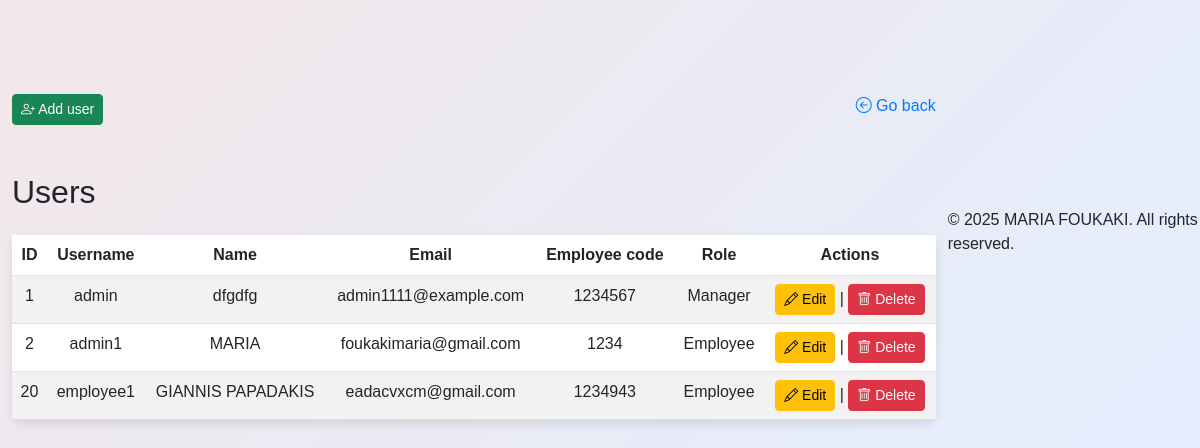
/users.php (signed in), run on the app's committed database.
### tables this page shows
CREATE TABLE `users` (
  `id` int(11) NOT NULL,
  `username` varchar(50) NOT NULL,
  `email` varchar(100) NOT NULL,
  `employee_code` char(7) NOT NULL,
  `password` varchar(255) NOT NULL,
  `role` enum('employee','manager') DEFAULT 'employee',
  `name` varchar(255) DEFAULT NULL
);

### users.php (the view, shortened to what this page needs)
<?php
require_once "db.php";
$stmt = $pdo->query("SELECT * FROM users");
$users = $stmt->fetchAll(PDO::FETCH_ASSOC);
?>
<!DOCTYPE html>
<html lang="el">
<head>
    <link href="https://cdn.jsdelivr.net/npm/bootstrap@5.3.0/dist/css/bootstrap.min.css" rel="stylesheet">
    <link href="https://cdn.jsdelivr.net/npm/bootstrap-icons/font/bootstrap-icons.css" rel="stylesheet">
    <link rel="stylesheet" href="style.css">
</head>
<body>
    <div class="container">
        <div class="d-flex justify-content-between">
            <a href="create_user.php" class="btn btn-sm btn-success">
                <i class="bi bi-person-plus"></i> Add user
            </a>
            <a href="dashboard.php" class="back-link">
                <i class="bi bi-arrow-left-circle"></i> Go back
            </a>
        </div>
        <br><br>
        <h2 class="mb-4">Users</h2>
        <table class="table table-striped table-custom">
            <thead>
                <tr>
                    <th>ID</th>
                    <th>Username</th>
                    <th>Name</th>
                    <th>Email</th>
                    <th>Employee code</th>
                    <th>Role</th>
                    <th>Actions</th>
                </tr>
            </thead>
            <tbody>
                <?php foreach ($users as $user): ?>
                <tr>
                    <td><?= $user['id'] ?></td>
                    <td><?= $user['username'] ?></td>
                    <td><?= $user['name'] ?></td>
                    <td><?= $user['email'] ?></td>
                    <td><?= $user['employee_code'] ?></td>
                    <td><?= ucfirst($user['role']) ?></td>
                    <td>
                        <a href="edit_user.php?id=<?= $user['id'] ?>" class="btn btn-sm btn-warning">
                            <i class="bi bi-pencil"></i> Edit
                        </a>
                        |
                        <button class="btn btn-sm btn-danger" data-bs-toggle="modal" data-bs-target="#deleteModal<?= $user['id'] ?>">
                            <i class="bi bi-trash"></i> Delete
                        </button>
                    </td>
                </tr>
                <?php endforeach; ?>
            </tbody>
        </table>
    </div>
    <?php
        require_once "footer.php";
    ?>
</body>
</html>

### style.css (style rules this page uses)
.back-link { text-decoration: none; font-size: 16px; color: #007bff; transition: color 0.3s; }
body { background: linear-gradient(135deg, #f3e7e9, #e3eeff); min-height: 60vh; display: flex; justify-content: center; align-items: center; font-family: Arial, sans-serif; }
.container { margin-top: 50px; }
table th, table td { text-align: center; }
.table-custom { background: white; border-radius: 10px; box-shadow: 0 4px 10px rgba(0, 0, 0, 0.1); }

### data on the page
users: id "1", username "admin", name "dfgdfg", email "admin1111@example.com", employee_code "1234567", role "Manager"
users: id "2", username "admin1", name "MARIA", email "foukakimaria@gmail.com", employee_code "1234", role "Employee"
users: id "20", username "employee1", name "GIANNIS PAPADAKIS", email "eadacvxcm@gmail.com", employee_code "1234943", role "Employee"
